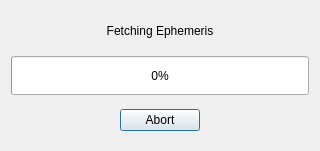
<?xml version="1.0" encoding="UTF-8"?>
<ui version="4.0">
 <class>Dialog</class>
 <widget class="QDialog" name="Dialog">
  <property name="geometry">
   <rect>
    <x>0</x>
    <y>0</y>
    <width>320</width>
    <height>151</height>
   </rect>
  </property>
  <property name="windowTitle">
   <string>Dialog</string>
  </property>
  <layout class="QVBoxLayout" name="verticalLayout_2">
   <item>
    <layout class="QVBoxLayout" name="verticalLayout">
     <item>
      <widget class="QLabel" name="label">
       <property name="text">
        <string>Fetching Ephemeris</string>
       </property>
       <property name="alignment">
        <set>Qt::AlignCenter</set>
       </property>
      </widget>
     </item>
     <item>
      <widget class="QProgressBar" name="ephemProgressBar">
       <property name="sizePolicy">
        <sizepolicy hsizetype="Preferred" vsizetype="Preferred">
         <horstretch>0</horstretch>
         <verstretch>0</verstretch>
        </sizepolicy>
       </property>
       <property name="minimumSize">
        <size>
         <width>0</width>
         <height>0</height>
        </size>
       </property>
       <property name="value">
        <number>0</number>
       </property>
       <property name="alignment">
        <set>Qt::AlignCenter</set>
       </property>
      </widget>
     </item>
     <item>
      <widget class="QDialogButtonBox" name="ephemAbortButtonBox">
       <property name="sizePolicy">
        <sizepolicy hsizetype="Preferred" vsizetype="Preferred">
         <horstretch>0</horstretch>
         <verstretch>0</verstretch>
        </sizepolicy>
       </property>
       <property name="orientation">
        <enum>Qt::Horizontal</enum>
       </property>
       <property name="standardButtons">
        <set>QDialogButtonBox::Abort</set>
       </property>
       <property name="centerButtons">
        <bool>true</bool>
       </property>
      </widget>
     </item>
    </layout>
   </item>
  </layout>
 </widget>
 <resources/>
 <connections/>
</ui>
